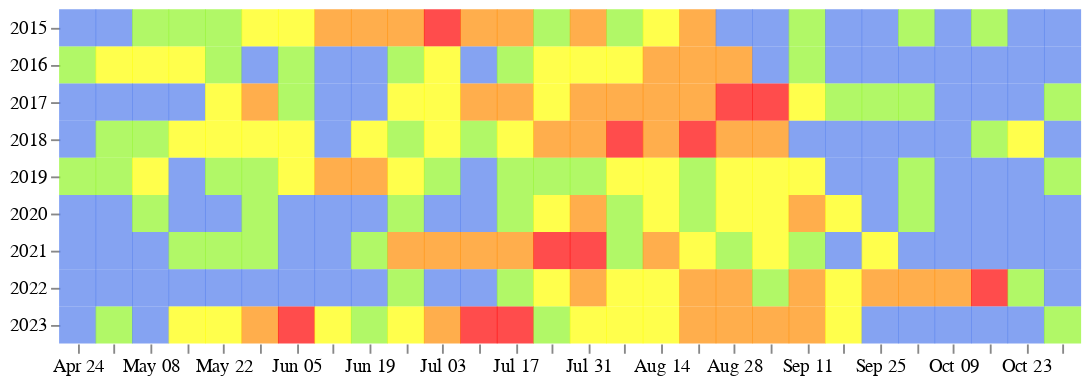

The notebook cell this image was saved under:
### Code cell
colors = alt.Scale(domain=['1', '2', '3', '4', '5'],
                       range=['#527ced', '#91f527', 'yellow', 'darkorange', 'red'])

danger_map = alt.Chart(week_danger).mark_square(size=400).encode(
    alt.X("monthdate(date):O", title=None, axis=alt.Axis(grid=False)),
    alt.Y("year:O", title=None),
    alt.Color("danger:Q", title="Drought Level", scale=colors, legend=None),
    tooltip=[
        alt.Tooltip("monthdate(date)", title="Date"),
        alt.Tooltip("danger", title="Fire Danger"),
    ],
).configure_view(
    step=12,
    strokeWidth=0
).configure_axis(
    domain=False
).properties(width=550, height=180)

danger_map

### Figure 1 — Vega-Lite specification as saved in the notebook (floating-point values rounded to 4 significant figures; data arrays with more than 128 entries replaced by an {"elided": "..."} marker saying what was removed)
{"config": {"view": {"continuousWidth": 300, "continuousHeight": 300, "step": 12, "strokeWidth": 0}, "axis": {"domain": false}}, "data": {"name": "data-5146e6d4a4af7345aac4aa5320685d91"}, "mark": {"type": "square", "size": 400}, "encoding": {"color": {"field": "danger", "legend": null, "scale": {"domain": ["1", "2", "3", "4", "5"], "range": ["#527ced", "#91f527", "yellow", "darkorange", "red"]}, "title": "Drought Level", "type": "quantitative"}, "tooltip": [{"field": "date", "timeUnit": "monthdate", "title": "Date", "type": "temporal"}, {"field": "danger", "title": "Fire Danger", "type": "quantitative"}], "x": {"axis": {"grid": false}, "field": "date", "timeUnit": "monthdate", "title": null, "type": "ordinal"}, "y": {"field": "year", "title": null, "type": "ordinal"}}, "height": 180, "width": 550, "$schema": "https://vega.github.io/schema/vega-lite/v5.8.0.json", "datasets": {"data-5146e6d4a4af7345aac4aa5320685d91": {"elided": "252 records"}}}
